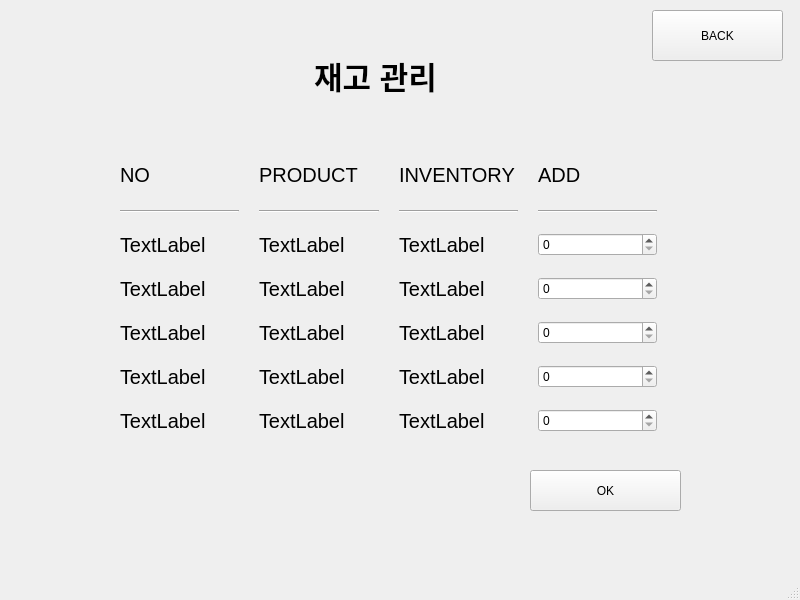
<?xml version="1.0" encoding="UTF-8"?>
<ui version="4.0">
 <class>MainWindow</class>
 <widget class="QMainWindow" name="MainWindow">
  <property name="geometry">
   <rect>
    <x>0</x>
    <y>0</y>
    <width>800</width>
    <height>600</height>
   </rect>
  </property>
  <property name="windowTitle">
   <string>MainWindow</string>
  </property>
  <widget class="QWidget" name="centralwidget">
   <widget class="QLabel" name="label">
    <property name="geometry">
     <rect>
      <x>250</x>
      <y>40</y>
      <width>251</width>
      <height>71</height>
     </rect>
    </property>
    <property name="font">
     <font>
      <pointsize>23</pointsize>
      <weight>75</weight>
      <bold>true</bold>
     </font>
    </property>
    <property name="layoutDirection">
     <enum>Qt::LeftToRight</enum>
    </property>
    <property name="text">
     <string>재고 관리</string>
    </property>
    <property name="alignment">
     <set>Qt::AlignCenter</set>
    </property>
   </widget>
   <widget class="QWidget" name="gridLayoutWidget">
    <property name="geometry">
     <rect>
      <x>100</x>
      <y>140</y>
      <width>577</width>
      <height>313</height>
     </rect>
    </property>
    <layout class="QGridLayout" name="gridLayout" rowstretch="0,0,0,0,0,0,0,0">
     <property name="leftMargin">
      <number>20</number>
     </property>
     <property name="topMargin">
      <number>20</number>
     </property>
     <property name="rightMargin">
      <number>20</number>
     </property>
     <property name="bottomMargin">
      <number>20</number>
     </property>
     <property name="spacing">
      <number>20</number>
     </property>
     <item row="1" column="1">
      <widget class="Line" name="line_3">
       <property name="orientation">
        <enum>Qt::Horizontal</enum>
       </property>
      </widget>
     </item>
     <item row="1" column="0">
      <widget class="Line" name="line">
       <property name="orientation">
        <enum>Qt::Horizontal</enum>
       </property>
      </widget>
     </item>
     <item row="5" column="3">
      <widget class="QSpinBox" name="spinBox_3"/>
     </item>
     <item row="0" column="1">
      <widget class="QLabel" name="label_3">
       <property name="font">
        <font>
         <pointsize>15</pointsize>
        </font>
       </property>
       <property name="text">
        <string>PRODUCT</string>
       </property>
      </widget>
     </item>
     <item row="6" column="0">
      <widget class="QLabel" name="label_28">
       <property name="font">
        <font>
         <pointsize>15</pointsize>
        </font>
       </property>
       <property name="text">
        <string>TextLabel</string>
       </property>
      </widget>
     </item>
     <item row="5" column="2">
      <widget class="QLabel" name="label_13">
       <property name="font">
        <font>
         <pointsize>15</pointsize>
        </font>
       </property>
       <property name="text">
        <string>TextLabel</string>
       </property>
      </widget>
     </item>
     <item row="3" column="2">
      <widget class="QLabel" name="label_7">
       <property name="font">
        <font>
         <pointsize>15</pointsize>
        </font>
       </property>
       <property name="text">
        <string>TextLabel</string>
       </property>
      </widget>
     </item>
     <item row="0" column="3">
      <widget class="QLabel" name="label_14">
       <property name="font">
        <font>
         <pointsize>15</pointsize>
        </font>
       </property>
       <property name="text">
        <string>ADD</string>
       </property>
      </widget>
     </item>
     <item row="4" column="1">
      <widget class="QLabel" name="label_9">
       <property name="font">
        <font>
         <pointsize>15</pointsize>
        </font>
       </property>
       <property name="text">
        <string>TextLabel</string>
       </property>
      </widget>
     </item>
     <item row="4" column="0">
      <widget class="QLabel" name="label_8">
       <property name="font">
        <font>
         <pointsize>15</pointsize>
        </font>
       </property>
       <property name="text">
        <string>TextLabel</string>
       </property>
      </widget>
     </item>
     <item row="4" column="3">
      <widget class="QSpinBox" name="spinBox_2"/>
     </item>
     <item row="6" column="2">
      <widget class="QLabel" name="label_30">
       <property name="font">
        <font>
         <pointsize>15</pointsize>
        </font>
       </property>
       <property name="text">
        <string>TextLabel</string>
       </property>
      </widget>
     </item>
     <item row="3" column="1">
      <widget class="QLabel" name="label_6">
       <property name="font">
        <font>
         <pointsize>15</pointsize>
        </font>
       </property>
       <property name="text">
        <string>TextLabel</string>
       </property>
      </widget>
     </item>
     <item row="4" column="2">
      <widget class="QLabel" name="label_10">
       <property name="font">
        <font>
         <pointsize>15</pointsize>
        </font>
       </property>
       <property name="text">
        <string>TextLabel</string>
       </property>
      </widget>
     </item>
     <item row="5" column="0">
      <widget class="QLabel" name="label_11">
       <property name="font">
        <font>
         <pointsize>15</pointsize>
        </font>
       </property>
       <property name="text">
        <string>TextLabel</string>
       </property>
      </widget>
     </item>
     <item row="3" column="3">
      <widget class="QSpinBox" name="spinBox"/>
     </item>
     <item row="1" column="2">
      <widget class="Line" name="line_4">
       <property name="orientation">
        <enum>Qt::Horizontal</enum>
       </property>
      </widget>
     </item>
     <item row="5" column="1">
      <widget class="QLabel" name="label_12">
       <property name="font">
        <font>
         <pointsize>15</pointsize>
        </font>
       </property>
       <property name="text">
        <string>TextLabel</string>
       </property>
      </widget>
     </item>
     <item row="3" column="0">
      <widget class="QLabel" name="label_5">
       <property name="font">
        <font>
         <pointsize>15</pointsize>
        </font>
       </property>
       <property name="text">
        <string>TextLabel</string>
       </property>
      </widget>
     </item>
     <item row="0" column="0">
      <widget class="QLabel" name="label_2">
       <property name="font">
        <font>
         <pointsize>15</pointsize>
        </font>
       </property>
       <property name="text">
        <string>NO</string>
       </property>
      </widget>
     </item>
     <item row="1" column="3">
      <widget class="Line" name="line_5">
       <property name="orientation">
        <enum>Qt::Horizontal</enum>
       </property>
      </widget>
     </item>
     <item row="6" column="1">
      <widget class="QLabel" name="label_29">
       <property name="font">
        <font>
         <pointsize>15</pointsize>
        </font>
       </property>
       <property name="text">
        <string>TextLabel</string>
       </property>
      </widget>
     </item>
     <item row="0" column="2">
      <widget class="QLabel" name="label_4">
       <property name="font">
        <font>
         <pointsize>15</pointsize>
        </font>
       </property>
       <property name="text">
        <string>INVENTORY</string>
       </property>
      </widget>
     </item>
     <item row="7" column="0">
      <widget class="QLabel" name="label_31">
       <property name="font">
        <font>
         <pointsize>15</pointsize>
        </font>
       </property>
       <property name="text">
        <string>TextLabel</string>
       </property>
      </widget>
     </item>
     <item row="7" column="1">
      <widget class="QLabel" name="label_32">
       <property name="font">
        <font>
         <pointsize>15</pointsize>
        </font>
       </property>
       <property name="text">
        <string>TextLabel</string>
       </property>
      </widget>
     </item>
     <item row="7" column="2">
      <widget class="QLabel" name="label_33">
       <property name="font">
        <font>
         <pointsize>15</pointsize>
        </font>
       </property>
       <property name="text">
        <string>TextLabel</string>
       </property>
      </widget>
     </item>
     <item row="6" column="3">
      <widget class="QSpinBox" name="spinBox_7"/>
     </item>
     <item row="7" column="3">
      <widget class="QSpinBox" name="spinBox_8"/>
     </item>
    </layout>
   </widget>
   <widget class="QPushButton" name="pushButton">
    <property name="geometry">
     <rect>
      <x>530</x>
      <y>470</y>
      <width>151</width>
      <height>41</height>
     </rect>
    </property>
    <property name="cursor">
     <cursorShape>OpenHandCursor</cursorShape>
    </property>
    <property name="text">
     <string>OK</string>
    </property>
   </widget>
   <widget class="QPushButton" name="BackButton_inven">
    <property name="geometry">
     <rect>
      <x>652</x>
      <y>10</y>
      <width>131</width>
      <height>51</height>
     </rect>
    </property>
    <property name="cursor">
     <cursorShape>OpenHandCursor</cursorShape>
    </property>
    <property name="text">
     <string>BACK</string>
    </property>
   </widget>
  </widget>
  <widget class="QMenuBar" name="menubar">
   <property name="geometry">
    <rect>
     <x>0</x>
     <y>0</y>
     <width>800</width>
     <height>26</height>
    </rect>
   </property>
  </widget>
  <widget class="QStatusBar" name="statusbar"/>
 </widget>
 <resources/>
 <connections/>
</ui>
